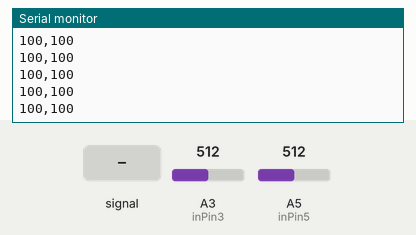
A sketch run on a simulated Arduino Uno, built with avr-gcc and run on an emulated ATmega328P. Parts: the last lines printed to the serial monitor. Inputs (shaded band) come from the test bench; at power-on: A3 (inPin3) = 512, A5 (inPin5) = 512.

Above: at 1.2 s.
1.3 s: A3 (inPin3) fed a 2 Hz sine of ±306 counts around its level
At 1.53 s:
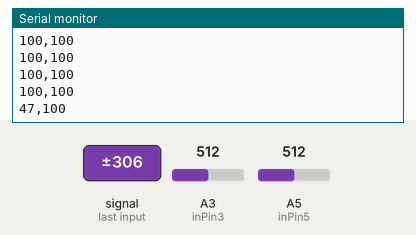
2.8 s: A3 (inPin3) set to 122
At 2.85 s:
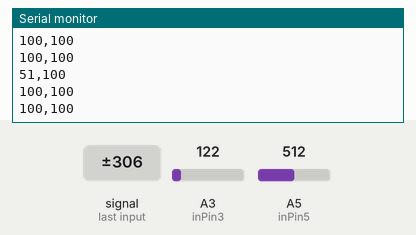
4.3 s: A5 (inPin5) set to 122
At 4.34 s:
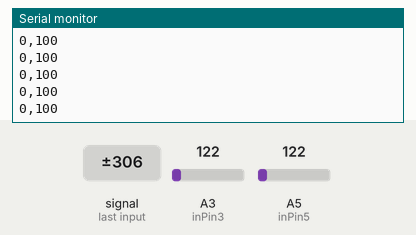
5.8 s: A3 (inPin3) set to 306
At 5.83 s:
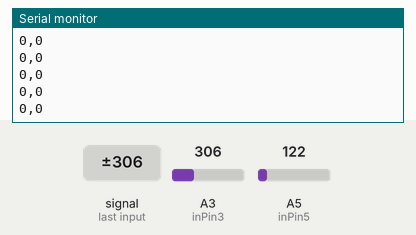
7.3 s: A5 (inPin5) set to 306
At 7.32 s:
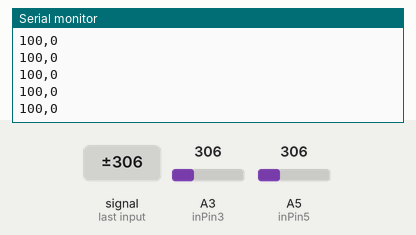
Timing chart, 0 to 9.8 s (numbered marks = the images above; inputs shaded):
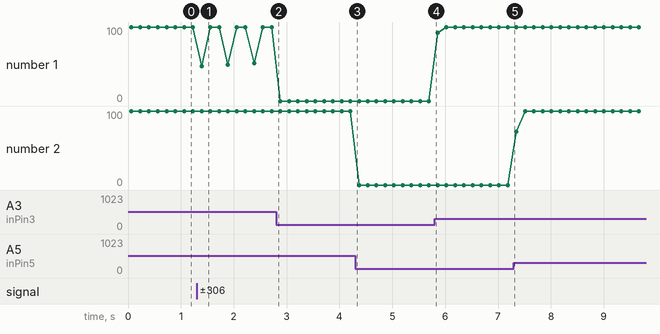

Measured:
- after the input at 1.3 s, the serial monitor: prints a new line after 0.09 s (image 1)
- plotted number 1: 100 → 0 after the input at 2.8 s

The sketch:

electromagnetic_sensor_TEST.ino
```cpp
// Aaron ALAI EMF Detector May 28th 2009 VERSION 1.1
// aaronalai1@gmail.com
// contains code for averaging sensor data


#define sample 300                    //this is how many samples the device takes per reading
//more information for #define http://arduino.cc/en/Reference/Define

//int inPin0 = 0;   //analog 0
int inPin1 = 1;     //analog 1
int inPin2 = 2;     //analog 2
int inPin3 = 3;     //analog 3 //Using this
int inPin4 = 4;     //analog 4
int inPin5 = 5;     //analog 5 //Using this

//int val0 = 0;   //where to store info from analog 0
int val1 = 1;     //where to store info from analog 0
int val2 = 2;     //where to store info from analog 0
int val3 = 3;     //where to store info from analog 3  //Using this
int val4 = 4;     //where to store info from analog 0
int val5 = 5;     //where to store info from analog 5  //Using this

int pin11 = 11;                              //output of red led

//int array0[sample];                       //creates an array with number of elements equal to "sample"
int array1[sample];                      //creates an array with number of elements equal to "sample"
int array2[sample];                      //creates an array with number of elements equal to "sample"
int array3[sample];                      //creates an array with number of elements equal to "sample"
int array4[sample];                      //creates an array with number of elements equal to "sample"
int array5[sample];                      //creates an array with number of elements equal to "sample"
//more information about arrays http://arduino.cc/en/Reference/Array


//unsigned long averaging0;         //the program uses this variable to store the sum of each array it makes
unsigned long averaging1;         //the program uses this variable to store the sum of each array it makes
unsigned long averaging2;         //the program uses this variable to store the sum of each array it makes
unsigned long averaging3;         //the program uses this variable to store the sum of each array it makes
unsigned long averaging4;         //the program uses this variable to store the sum of each array it makes
unsigned long averaging5;         //the program uses this variable to store the sum of each array it makes


void setup() {

  Serial.begin (9600);

}

void loop() {

  for (int i = 0; i < sample; i++) {            //this code tells the program to fill each element in the array we made with
  /*  array0[i] = analogRead(inPin0);       //information from the antenna wire coming out of the Arduino
    averaging0 += array0[i]; */
 //   array1[i] = analogRead(inPin1);       //information from the antenna wire coming out of the Arduino
 //  averaging1 += array1[i];
//   array2[i] = analogRead(inPin2);       //information from the antenna wire coming out of the Arduino
 //   averaging2 += array2[i];
    array3[i] = analogRead(inPin3);       //information from the antenna wire coming out of the Arduino
    averaging3 += array3[i];
 //   array4[i] = analogRead(inPin4);       //information from the antenna wire coming out of the Arduino
 //   averaging4 += array4[i];
    array5[i] = analogRead(inPin5);       //information from the antenna wire coming out of the Arduino
    averaging5 += array5[i];      //more information about for loops http://arduino.cc/en/Reference/For

}                                                               //the averaging line is simply saying: add averaging to whatever is in array position i
  //averaging += array[i] is the same as averaging = averaging + array[i]
  //for more information about += http://arduino.cc/en/Reference/IncrementCompound


//  val0 = averaging0 / sample;    //here the program takes the sum of all numbers in array1, and divides by the number of elements "sample"
// val1 = averaging1 / sample;     //here the program takes the sum of all numbers in array1, and divides by the number of elements "sample"
//  val2 = averaging2 / sample;    //here the program takes the sum of all numbers in array1, and divides by the number of elements "sample"
  val3 = averaging3 / sample;      //here the program takes the sum of all numbers in array1, and divides by the number of elements "sample"
 // val4 = averaging4 / sample;    //here the program takes the sum of all numbers in array1, and divides by the number of elements "sample"
  val5 = averaging5 / sample;      //here the program takes the sum of all numbers in array1, and divides by the number of elements "sample"

//  val1 = map(val1, 0, 250, 0, 100);      //for more information about constrain http://arduino.cc/en/Reference/Constrain
//  val2 = map(val2, 0, 250, 0, 100);      //for more information about constrain http://arduino.cc/en/Reference/Constrain
 val3 = map(val3, 150, 300, 0, 100);      //for more information about constrain http://arduino.cc/en/Reference/Constrain
//  val4 = map(val4, 0, 250, 0, 100);      //for more information about constrain http://arduino.cc/en/Reference/Constrain
 val5 = map(val5, 150, 300, 0, 100);      //for more information about constrain http://arduino.cc/en/Reference/Constrain


//  val0 = constrain(val0, 0, 100);               //this constrains the variable value to between two numbers 0 and 100
//  val1 = constrain(val1, 0, 100);               //this constrains the variable value to between two numbers 0 and 100
//  val2 = constrain(val2, 0, 100);               //this constrains the variable value to between two numbers 0 and 100
  val3 = constrain(val3, 0, 100);               //this constrains the variable value to between two numbers 0 and 100
 // val4 = constrain(val4, 0, 100);               //this constrains the variable value to between two numbers 0 and 100
  val5 = constrain(val5, 0, 100);               //this constrains the variable value to between two numbers 0 and 100


  //analogWrite(pin11, val);                //the map statement tells the program to map out 0-100 to 0-255, 255 is
  //the threashold of analogWrite for more information about map http://arduino.cc/en/Reference/Map

  //averaging0 = 0;      //this line of code sets averaging back to zero so it can be used again
 // averaging1 = 0;                                 //this line of code sets averaging back to zero so it can be used again
//  averaging2 = 0;                                 //this line of code sets averaging back to zero so it can be used again
  averaging3 = 0;                                 //this line of code sets averaging back to zero so it can be used again
 // averaging4 = 0;                                 //this line of code sets averaging back to zero so it can be used again
  averaging5 = 0;                                 //this line of code sets averaging back to zero so it can be used again


 // Serial.print(val0, DEC);
 // Serial.print(",");
 // Serial.print(val1, DEC);
 // Serial.print(",");
 // Serial.print(val2, DEC);
 //Serial.print(",");
  Serial.print(val3, DEC);
  Serial.print(",");
 // Serial.print(val4, DEC);
 // Serial.print(",");
  Serial.print(val5, DEC);
  Serial.println();

  delay(100);

/*
  /////sonido
  if (val5 > 0 && val5!=255){
    // turn off tone function for pin 8:
    noTone(8);
    // play a note on pin 6 for 200 ms:
    tone(6, val5*2 +100, val5);
    delay(val5*2 +100 );

    // turn off tone function for pin 6:
    noTone(6);
    // play a note on pin 7 for 500 ms:
    tone(7, val5*3 + 200, val5);
    delay(val5 + 200);

    // turn off tone function for pin 7:
    noTone(7);
    // play a note on pin 8 for 500 ms:
    tone(8, val5*4 +300, val5);
    delay(val5 + 150);

  }
  */

}
```
